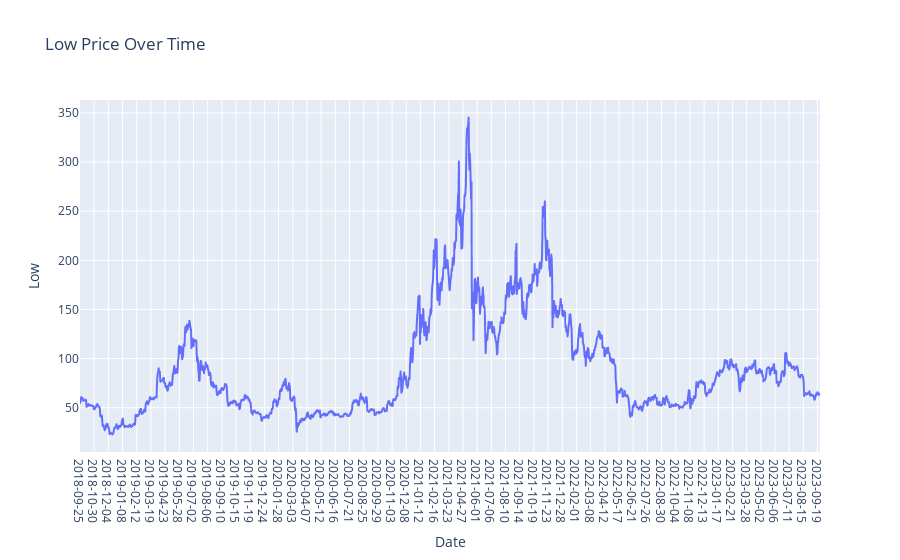

Notebook cell for this chart:
### Markdown cell above
## iii) Graph for Low Column Values

### Code cell
plt.figure(figsize=(14, 6))
fig = px.line(LITECOIN.Low,x=LITECOIN.Date, y='Low', labels={'x': 'Date', 'y': 'Price'}, title='Low Price Over Time')
fig.update_xaxes(type='category')  # Ensure the x-axis treats the index as categorical (date)
fig.show()

### Figure 1 — Plotly figure (JSON) as saved in the notebook; plotly's stock layout.template omitted (floating-point values rounded to 4 significant figures; data arrays with more than 128 entries replaced by an {"elided": "..."} marker saying what was removed)
{"data": [{"hovertemplate": "Date=%{x}<br>Low=%{y}<extra></extra>", "legendgroup": "", "line": {"color": "#636efa", "dash": "solid"}, "marker": {"symbol": "circle"}, "mode": "lines", "name": "", "showlegend": false, "type": "scattergl", "x": {"elided": "1827 str values"}, "xaxis": "x", "y": {"elided": "1827 float values"}, "yaxis": "y"}], "layout": {"legend": {"tracegroupgap": 0}, "title": {"text": "Low Price Over Time"}, "xaxis": {"anchor": "y", "domain": [0, 1], "title": {"text": "Date"}, "type": "category"}, "yaxis": {"anchor": "x", "domain": [0, 1], "title": {"text": "Low"}}}}
